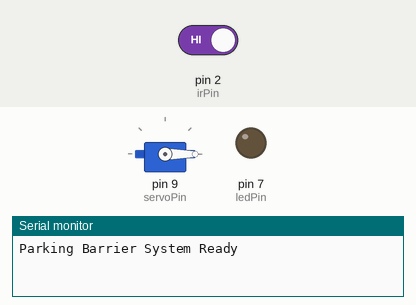
This sketch was run on a simulated Arduino Uno, built with avr-gcc and run on an emulated ATmega328P. Shown: servo, output pins drawn as LEDs (lit = HIGH), the last lines printed to the serial monitor. Inputs (shaded band) come from the test bench; at power-on: pin 2 (irPin) HIGH.

Above: at 1.2 s.
1.3 s: pin 2 (irPin) driven LOW
At 2.2 s:
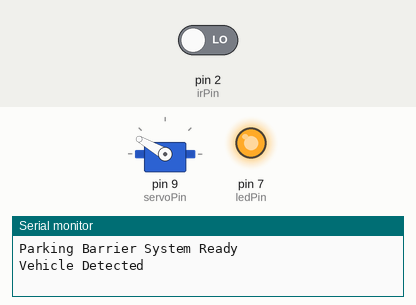
2.8 s: pin 2 (irPin) driven HIGH
At 4.1 s:
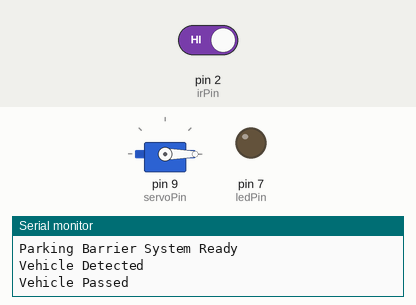
Timing chart, 0 to 5.8 s (numbered marks = the images above; inputs shaded):
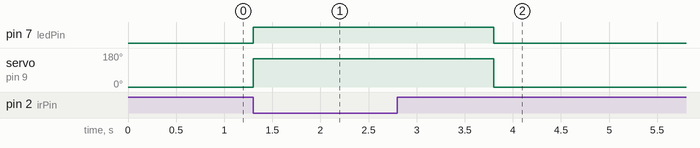

Measured:
- after the input at 1.3 s, pin 7 (ledPin): LOW → HIGH at once; servo on pin 9 (servoPin): 0° → 150° at once
- after the input at 2.8 s, pin 7 (ledPin): HIGH → LOW after 1.0 s; servo on pin 9 (servoPin): 150° → 0° after 1.0 s

The sketch:

try3.ino
```cpp
#include <Servo.h>

Servo gateServo;

// Pin Definitions
const int irPin = 2;
const int ledPin = 7;
const int servoPin = 9;

// Servo Angles
const int CLOSED_ANGLE = 0;
const int OPEN_ANGLE = 150;

// Gate Status
bool gateOpen = false;

void setup() {

  pinMode(irPin, INPUT);
  pinMode(ledPin, OUTPUT);

  Serial.begin(9600);

  gateServo.attach(servoPin);

  // Keep gate closed at startup
  gateServo.write(CLOSED_ANGLE);
  digitalWrite(ledPin, LOW);

  Serial.println("Parking Barrier System Ready");
}

void loop() {

  int sensor = digitalRead(irPin);

  // ===========================
  // Vehicle Detected
  // ===========================
  if (sensor == LOW && !gateOpen) {

    Serial.println("Vehicle Detected");
    digitalWrite(ledPin, HIGH);

    gateServo.write(OPEN_ANGLE);

    gateOpen = true;
  }

  // ===========================
  // Vehicle Left
  // ===========================
  if (sensor == HIGH && gateOpen) {

    delay(1000);   // Wait 1 second to confirm vehicle has passed

    // Check again to avoid false triggering
    if (digitalRead(irPin) == HIGH) {

      Serial.println("Vehicle Passed");

      gateServo.write(CLOSED_ANGLE);
      digitalWrite(ledPin, LOW);

      gateOpen = false;
    }
  }

}
```
